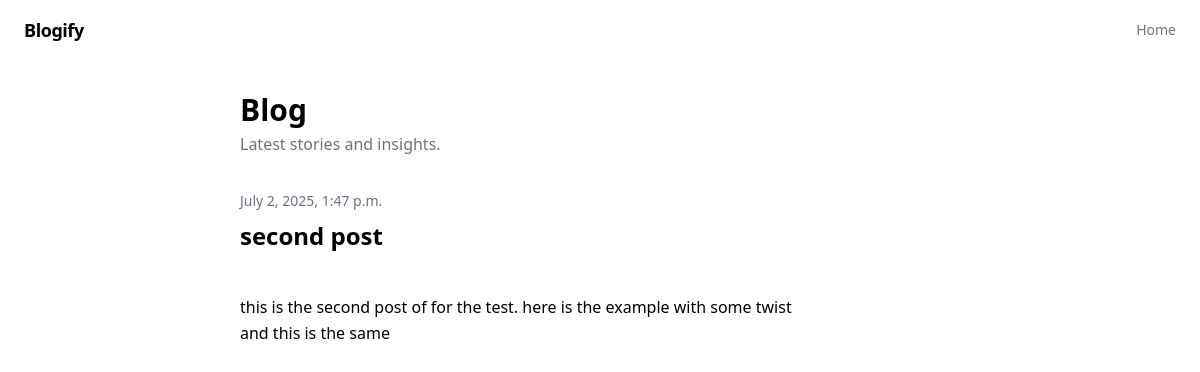
The app's page /post/4 with its own data.
### blog/models.py (models this page shows, shortened)
class Post(models.Model):
    author = models.ForeignKey(settings.AUTH_USER_MODEL, on_delete=models.CASCADE)
    title = models.CharField(max_length=200)
    text = models.TextField()
    created_date = models.DateTimeField(default=timezone.now)
    published_date = models.DateTimeField(blank=True, null=True)

### blog/views.py (the view)
# urls.py: path('post/<int:pk>', views.post_detail, name='post_detail'),
def post_detail(request, pk):
    post = get_object_or_404(Post, pk=pk)
    return render(request, 'blog/post_detail.html', {'post': post})

### blog/templates/blog/post_detail.html (shortened to what this page needs)
{% extends "blog/base.html" %}
{% block content %}
  <article class="post">
    {% if post.published_date %}
      <time class="date text-sm text-gray-500">
        {{ post.published_date }}
      </time>
    {% endif %}
    <div class="flex items-center justify-between mt-2 mb-4">
      <h2 class="text-2xl font-bold">{{ post.title }}</h2>
    </div>
    <p class="text-base leading-relaxed whitespace-pre-line">
      {{ post.text }}
    </p>
  </article>
{% endblock %}

### records on screen
Post: published_date "July 2, 2025, 1:47 p.m.", title "second post", text "this is the second post of for the test. here is the example with some twist and this is the same"
